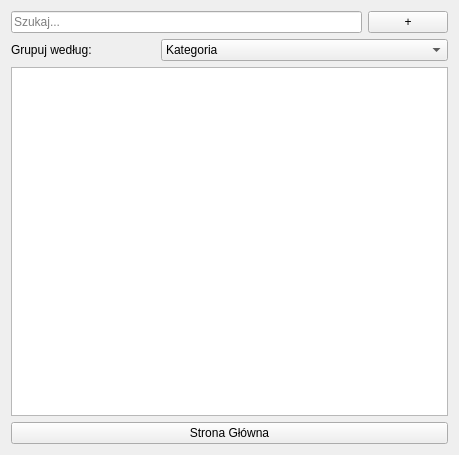
<?xml version="1.0" encoding="UTF-8"?>
<ui version="4.0">
 <class>NavigationPanelWidget</class>
 <widget class="QWidget" name="NavigationPanelWidget">
  <property name="geometry">
   <rect>
    <x>0</x>
    <y>0</y>
    <width>459</width>
    <height>455</height>
   </rect>
  </property>
  <property name="windowTitle">
   <string>Form</string>
  </property>
  <layout class="QGridLayout" name="gridLayout">
   <item row="0" column="0">
    <layout class="QVBoxLayout" name="verticalLayout">
     <item>
      <layout class="QHBoxLayout" name="horizontalLayout_3">
       <item>
        <widget class="QLineEdit" name="wyszukiwarka">
         <property name="placeholderText">
          <string>Szukaj...</string>
         </property>
        </widget>
       </item>
       <item>
        <widget class="QPushButton" name="btnDodajMedium">
         <property name="toolTip">
          <string>Dodaj nowe medium</string>
         </property>
         <property name="text">
          <string>+</string>
         </property>
        </widget>
       </item>
      </layout>
     </item>
     <item>
      <layout class="QHBoxLayout" name="horizontalLayout_6">
       <item>
        <widget class="QLabel" name="label_7">
         <property name="sizePolicy">
          <sizepolicy hsizetype="Preferred" vsizetype="Preferred">
           <horstretch>1</horstretch>
           <verstretch>0</verstretch>
          </sizepolicy>
         </property>
         <property name="text">
          <string>Grupuj według:</string>
         </property>
        </widget>
       </item>
       <item>
        <widget class="QComboBox" name="comboGrupowanie">
         <property name="sizePolicy">
          <sizepolicy hsizetype="Preferred" vsizetype="Fixed">
           <horstretch>2</horstretch>
           <verstretch>0</verstretch>
          </sizepolicy>
         </property>
         <item><property name="text"><string>Kategoria</string></property></item>
         <item><property name="text"><string>Status</string></property></item>
         <item><property name="text"><string>Platforma</string></property></item>
         <item><property name="text"><string>Data dodania</string></property></item>
         <item><property name="text"><string>Tagi</string></property></item>
         <item><property name="text"><string>Typ nośnika</string></property></item>
        </widget>
       </item>
      </layout>
     </item>
     <item>
      <widget class="QTreeWidget" name="kategorie">
       <property name="headerHidden">
        <bool>true</bool>
       </property>
       <column>
        <property name="text">
         <string notr="true">1</string>
        </property>
       </column>
      </widget>
     </item>
     <item>
      <widget class="QPushButton" name="btnPowrot">
       <property name="text">
        <string>Strona Główna</string>
       </property>
      </widget>
     </item>
    </layout>
   </item>
  </layout>
 </widget>
 <resources/>
 <connections/>
</ui>
